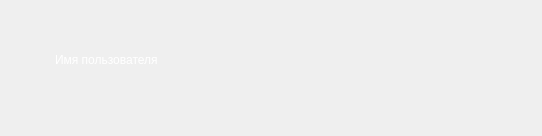
<?xml version="1.0" encoding="UTF-8"?>
<ui version="4.0">
 <class>Form</class>
 <widget class="QWidget" name="Form">
  <property name="geometry">
   <rect>
    <x>0</x>
    <y>0</y>
    <width>542</width>
    <height>136</height>
   </rect>
  </property>
  <property name="contextMenuPolicy">
   <enum>Qt::NoContextMenu</enum>
  </property>
  <property name="windowTitle">
   <string>Form</string>
  </property>
  <widget class="QFrame" name="member_wrapper">
   <property name="geometry">
    <rect>
     <x>30</x>
     <y>30</y>
     <width>221</width>
     <height>60</height>
    </rect>
   </property>
   <property name="minimumSize">
    <size>
     <width>0</width>
     <height>60</height>
    </size>
   </property>
   <property name="maximumSize">
    <size>
     <width>1000</width>
     <height>60</height>
    </size>
   </property>
   <property name="styleSheet">
    <string notr="true"/>
   </property>
   <layout class="QHBoxLayout" name="horizontalLayout" stretch="3,1,0">
    <property name="spacing">
     <number>0</number>
    </property>
    <property name="leftMargin">
     <number>0</number>
    </property>
    <property name="topMargin">
     <number>0</number>
    </property>
    <property name="rightMargin">
     <number>25</number>
    </property>
    <property name="bottomMargin">
     <number>0</number>
    </property>
    <item>
     <widget class="QFrame" name="GroupNickWrapp">
      <layout class="QHBoxLayout" name="horizontalLayout_2">
       <property name="spacing">
        <number>15</number>
       </property>
       <property name="leftMargin">
        <number>10</number>
       </property>
       <property name="topMargin">
        <number>0</number>
       </property>
       <property name="bottomMargin">
        <number>0</number>
       </property>
       <item>
        <widget class="QWidget" name="wrapp" native="true">
         <property name="maximumSize">
          <size>
           <width>30</width>
           <height>30</height>
          </size>
         </property>
         <property name="styleSheet">
          <string notr="true">QWidget {
background:none;
}</string>
         </property>
         <widget class="QPushButton" name="user_logo">
          <property name="geometry">
           <rect>
            <x>0</x>
            <y>0</y>
            <width>30</width>
            <height>30</height>
           </rect>
          </property>
          <property name="maximumSize">
           <size>
            <width>40</width>
            <height>40</height>
           </size>
          </property>
          <property name="styleSheet">
           <string notr="true">background-color:purple;
border-radius:13%;
font-size:14px;
color:white;</string>
          </property>
          <property name="text">
           <string/>
          </property>
         </widget>
         <widget class="QPushButton" name="ActivityIndicator_chatList">
          <property name="geometry">
           <rect>
            <x>20</x>
            <y>20</y>
            <width>10</width>
            <height>10</height>
           </rect>
          </property>
          <property name="sizePolicy">
           <sizepolicy hsizetype="Fixed" vsizetype="Fixed">
            <horstretch>0</horstretch>
            <verstretch>0</verstretch>
           </sizepolicy>
          </property>
          <property name="minimumSize">
           <size>
            <width>10</width>
            <height>10</height>
           </size>
          </property>
          <property name="maximumSize">
           <size>
            <width>10</width>
            <height>10</height>
           </size>
          </property>
          <property name="styleSheet">
           <string notr="true">background-color:green;
border-radius:5%;
color:White;

</string>
          </property>
          <property name="text">
           <string/>
          </property>
         </widget>
        </widget>
       </item>
       <item>
        <widget class="QLabel" name="nick_name">
         <property name="styleSheet">
          <string notr="true">font-size:12px;
color:white;</string>
         </property>
         <property name="text">
          <string>Имя пользователя</string>
         </property>
        </widget>
       </item>
      </layout>
     </widget>
    </item>
    <item alignment="Qt::AlignVCenter">
     <widget class="QPushButton" name="is_admin">
      <property name="sizePolicy">
       <sizepolicy hsizetype="Fixed" vsizetype="Fixed">
        <horstretch>0</horstretch>
        <verstretch>0</verstretch>
       </sizepolicy>
      </property>
      <property name="minimumSize">
       <size>
        <width>25</width>
        <height>25</height>
       </size>
      </property>
      <property name="cursor">
       <cursorShape>PointingHandCursor</cursorShape>
      </property>
      <property name="styleSheet">
       <string notr="true">border:none;
background-color:transparent;</string>
      </property>
      <property name="text">
       <string/>
      </property>
      <property name="icon">
       <iconset resource="../res-rec.qrc">
        <normaloff>:/icons/icon/icons8-star-20.png</normaloff>:/icons/icon/icons8-star-20.png</iconset>
      </property>
      <property name="iconSize">
       <size>
        <width>20</width>
        <height>20</height>
       </size>
      </property>
     </widget>
    </item>
    <item alignment="Qt::AlignVCenter">
     <widget class="QPushButton" name="kick_user">
      <property name="sizePolicy">
       <sizepolicy hsizetype="Fixed" vsizetype="Fixed">
        <horstretch>0</horstretch>
        <verstretch>0</verstretch>
       </sizepolicy>
      </property>
      <property name="minimumSize">
       <size>
        <width>25</width>
        <height>25</height>
       </size>
      </property>
      <property name="cursor">
       <cursorShape>PointingHandCursor</cursorShape>
      </property>
      <property name="styleSheet">
       <string notr="true">

QPushButton {
                background-color: transparent;
                border-radius: 12px;
            }
QPushButton:hover {
                background-color: rgba(255, 255, 255, 0.08);
            }
 QPushButton:pressed {
                background-color: rgba(255, 255, 255, 0.15);
            }</string>
      </property>
      <property name="text">
       <string/>
      </property>
      <property name="icon">
       <iconset resource="../res-rec.qrc">
        <normaloff>:/icons/icon/icons8-kick-20.png</normaloff>:/icons/icon/icons8-kick-20.png</iconset>
      </property>
      <property name="iconSize">
       <size>
        <width>20</width>
        <height>20</height>
       </size>
      </property>
     </widget>
    </item>
   </layout>
  </widget>
 </widget>
 <resources>
  <include location="../res-rec.qrc"/>
 </resources>
 <connections/>
</ui>
